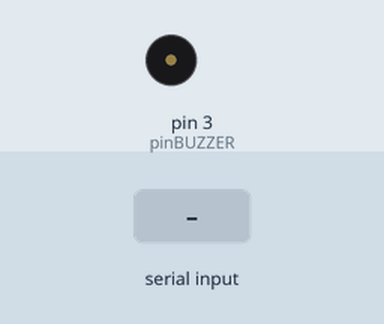
A sketch run on a simulated Arduino Uno, built with avr-gcc and run on an emulated ATmega328P. On the bench: buzzer (waves = sounding). The inputs (shaded band) are chosen by the test bench.

Above: at 1.2 s.
1.3 s: "1" received over the second serial link
At 2.2 s:
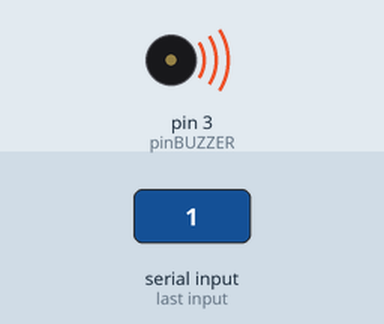
Timing chart, 0 to 4.3 s (numbered marks = the images above; inputs shaded):
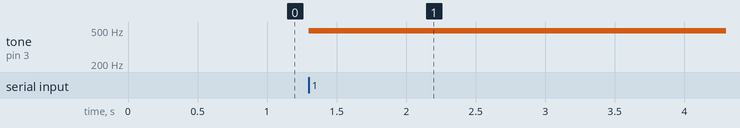

The sketch:

mod_Comunicacion.ino
```cpp
#include <SoftwareSerial.h>

SoftwareSerial miBT(7, 6);      // establecer pines TXD al pin 7 y RXD al pin 6
char DATO = 0;
int pinBUZZER = 3;

void setup() {
  miBT.begin(38400);            // asignar velocidad de comunicacion con HC-05
  pinMode(pinBUZZER, OUTPUT);
}

void loop() {                   // loop de prueba para modulo de COMUNICACION
  if(miBT.available()){         // condicional para constatar comunicacion de HC-05 con aplicativo
    DATO = miBT.read();         // asignar la lectura del dato o la variable enviada por aplicativo

    if(DATO == '1')
      buzzerParpadea();

    if(DATO == '2')
      buzzerApagado();
  }
}

void buzzerParpadea(){
  analogWrite(pinBUZZER, 60);   // encender el buzzer con un voltaje de 1.8v
}

void buzzerApagado(){
  analogWrite(pinBUZZER, 0);    // apagar buzzer
}
```

Measured:
- after the input at 1.3 s, tone on pin 3 (pinBUZZER): silent → 490 Hz at once
